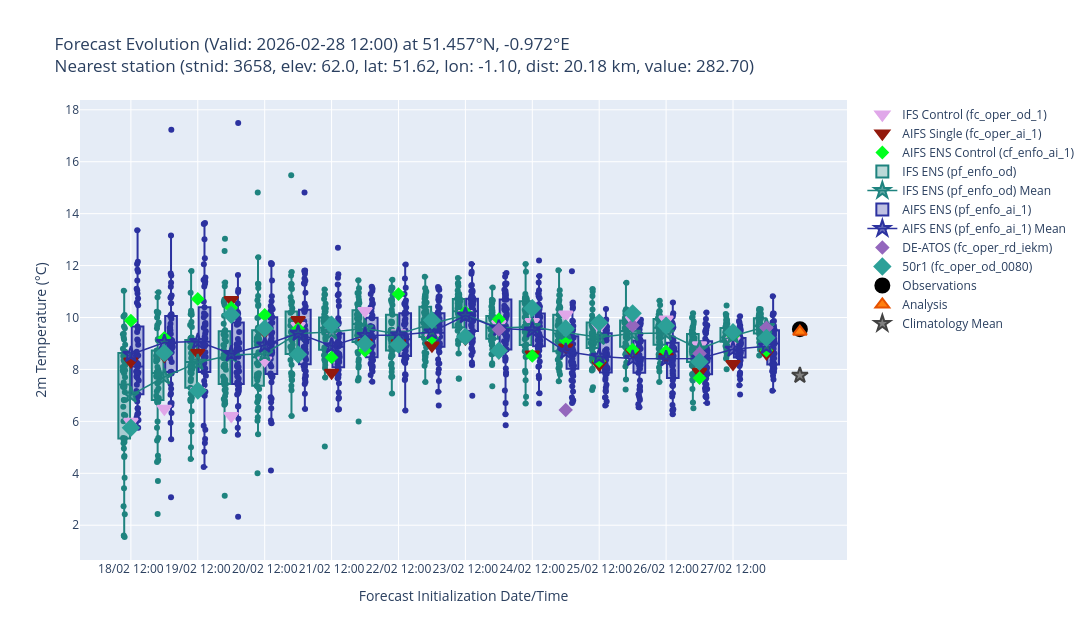

The code cell stored with this chart in its notebook:
### Code cell
plot_forecast_evolution(plot_data, widgets_dict, plot_dir, export_html=True)

### Figure 1 — Plotly figure (JSON) as saved in the notebook; plotly's stock layout.template omitted (floating-point values rounded to 4 significant figures; data arrays with more than 128 entries replaced by an {"elided": "..."} marker saying what was removed)
{"data": [{"customdata": [[240, "18/02 12:00", -3.565], [228, "19/02 00:00", -3.063], [216, "19/02 12:00", -2.377], [204, "20/02 00:00", -3.341], [192, "20/02 12:00", -1.203], [180, "21/02 00:00", 0.1254], [168, "21/02 12:00", -0.1253], [156, "22/02 00:00", 0.7043], [144, "22/02 12:00", -0.1545], [132, "23/02 00:00", -0.3296], [120, "23/02 12:00", 0.5884], [108, "24/02 00:00", 0.1961], [96, "24/02 12:00", 0.2742], [84, "25/02 00:00", 0.5651], [72, "25/02 12:00", 0.0854], [60, "26/02 00:00", 0.355], [48, "26/02 12:00", 0.3696], [36, "27/02 00:00", -0.6219], [24, "27/02 12:00", -0.4303], [12, "28/02 00:00", 0.07985]], "hovertemplate": "Initialisation Date: %{customdata[1]}<br>Lead Time: %{customdata[0]}h<br>Value: %{y:.2f}°C<br>Bias: %{customdata[2]:.2f}°C<extra>Model: IFS Control (fc_oper_od_1)</extra>", "marker": {"color": "#e0a7e9", "line": {"color": "#e0a7e9", "width": 2}, "size": 12, "symbol": "triangle-down"}, "mode": "markers", "name": "IFS Control (fc_oper_od_1)", "type": "scatter", "x": [0, 1, 2, 3, 4, 5, 6, 7, 8, 9, 10, 11, 12, 13, 14, 15, 16, 17, 18, 19], "y": [5.985, 6.487, 7.173, 6.209, 8.347, 9.675, 9.425, 10.25, 9.396, 9.22, 10.14, 9.746, 9.824, 10.12, 9.635, 9.905, 9.92, 8.928, 9.12, 9.63]}, {"customdata": [[240, "18/02 12:00", -1.242], [228, "19/02 00:00", -1.031], [216, "19/02 12:00", -0.9045], [204, "20/02 00:00", 1.127], [192, "20/02 12:00", -0.09775], [180, "21/02 00:00", 0.3586], [168, "21/02 12:00", -1.675], [156, "22/02 00:00", -0.525], [144, "22/02 12:00", -0.5405], [132, "23/02 00:00", -0.6302], [120, "23/02 12:00", -0.3645], [108, "24/02 00:00", -0.8832], [96, "24/02 12:00", -0.9727], [84, "25/02 00:00", -0.7019], [72, "25/02 12:00", -1.364], [60, "26/02 00:00", -0.8968], [48, "26/02 12:00", -1.071], [36, "27/02 00:00", -1.64], [24, "27/02 12:00", -1.338], [12, "28/02 00:00", -0.9351]], "hovertemplate": "Initialisation Date: %{customdata[1]}<br>Lead Time: %{customdata[0]}h<br>Value: %{y:.2f}°C<br>Bias: %{customdata[2]:.2f}°C<extra>Model: AIFS Single (fc_oper_ai_1)</extra>", "marker": {"color": "#93190c", "line": {"color": "#93190c", "width": 2}, "size": 12, "symbol": "triangle-down"}, "mode": "markers", "name": "AIFS Single (fc_oper_ai_1)", "type": "scatter", "x": [0, 1, 2, 3, 4, 5, 6, 7, 8, 9, 10, 11, 12, 13, 14, 15, 16, 17, 18, 19], "y": [8.308, 8.519, 8.646, 10.68, 9.452, 9.909, 7.875, 9.025, 9.01, 8.92, 9.186, 8.667, 8.577, 8.848, 8.186, 8.653, 8.479, 7.91, 8.212, 8.615]}, {"customdata": [[240, "18/02 12:00", 0.3312], [228, "19/02 00:00", -0.3331], [216, "19/02 12:00", 1.167], [204, "20/02 00:00", 0.8261], [192, "20/02 12:00", 0.5492], [180, "21/02 00:00", 0.01545], [168, "21/02 12:00", -1.086], [156, "22/02 00:00", -0.8253], [144, "22/02 12:00", 1.354], [132, "23/02 00:00", -0.3309], [120, "23/02 12:00", 0.6593], [108, "24/02 00:00", 0.3851], [96, "24/02 12:00", -1.03], [84, "25/02 00:00", -0.4231], [72, "25/02 12:00", -1.23], [60, "26/02 00:00", -0.7871], [48, "26/02 12:00", -0.8539], [36, "27/02 00:00", -1.881], [24, "27/02 12:00", -0.257], [12, "28/02 00:00", -0.8235]], "hovertemplate": "Initialisation Date: %{customdata[1]}<br>Lead Time: %{customdata[0]}h<br>Value: %{y:.2f}°C<br>Bias: %{customdata[2]:.2f}°C<extra>Model: AIFS ENS Control (cf_enfo_ai_1)</extra>", "marker": {"color": "#00FF1E", "line": {"color": "#00FF1E", "width": 1.5}, "size": 9, "symbol": "diamond"}, "mode": "markers", "name": "AIFS ENS Control (cf_enfo_ai_1)", "type": "scatter", "x": [0, 1, 2, 3, 4, 5, 6, 7, 8, 9, 10, 11, 12, 13, 14, 15, 16, 17, 18, 19], "y": [9.881, 9.217, 10.72, 10.38, 10.1, 9.565, 8.464, 8.725, 10.9, 9.219, 10.21, 9.935, 8.52, 9.127, 8.32, 8.763, 8.696, 7.669, 9.293, 8.726]}, {"boxpoints": "all", "customdata": {"elided": "1000x4 mixed values"}, "fillcolor": "rgba(30, 131, 127, 0.3)", "hoverinfo": "y+name+text", "hovertemplate": "Model: IFS ENS (pf_enfo_od)<br>Date: %{customdata[2]}<br>Lead Time: %{customdata[0]}h<br>Member: %{customdata[1]}<br>Value: %{y:.2f}°C<br>Bias: %{customdata[3]:.2f}°C<br><extra></extra>", "jitter": 0.3, "marker": {"color": "#1e837f"}, "name": "IFS ENS (pf_enfo_od)", "pointpos": 0, "showlegend": true, "text": {"elided": "1000 str values"}, "type": "box", "width": 0.35, "x": {"elided": "1000 float values"}, "y": {"elided": "1000 float values"}}, {"customdata": [[240, "18/02 12:00", -2.536], [228, "19/02 00:00", -1.841], [216, "19/02 12:00", -1.279], [204, "20/02 00:00", -0.9901], [192, "20/02 12:00", -0.9458], [180, "21/02 00:00", -0.163], [168, "21/02 12:00", -0.109], [156, "22/02 00:00", 0.03058], [144, "22/02 12:00", -0.189], [132, "23/02 00:00", 0.2074], [120, "23/02 12:00", 0.5519], [108, "24/02 00:00", 0.04898], [96, "24/02 12:00", 0.09662], [84, "25/02 00:00", -0.1235], [72, "25/02 12:00", -0.3112], [60, "26/02 00:00", -0.1643], [48, "26/02 12:00", -0.1471], [36, "27/02 00:00", -0.7624], [24, "27/02 12:00", -0.2593], [12, "28/02 00:00", 0.1047]], "hovertemplate": "Initialisation Date: %{customdata[1]}<br>Lead Time: %{customdata[0]}h<br>Value: %{y:.2f}°C<br>Bias: %{customdata[2]:.2f}°C<extra>Model: IFS ENS (pf_enfo_od) Mean</extra>", "line": {"color": "#1e837f", "width": 1.5}, "marker": {"color": "rgba(30, 131, 127, 0.7)", "line": {"color": "#1e837f", "width": 2}, "size": 12, "symbol": "star"}, "mode": "lines+markers", "name": "IFS ENS (pf_enfo_od) Mean", "type": "scatter", "x": [0, 1, 2, 3, 4, 5, 6, 7, 8, 9, 10, 11, 12, 13, 14, 15, 16, 17, 18, 19], "y": [7.014, 7.709, 8.271, 8.56, 8.604, 9.387, 9.441, 9.581, 9.361, 9.757, 10.1, 9.599, 9.647, 9.426, 9.239, 9.386, 9.403, 8.788, 9.291, 9.655]}, {"boxpoints": "all", "customdata": {"elided": "1000x4 mixed values"}, "fillcolor": "rgba(44, 50, 160, 0.3)", "hoverinfo": "y+name+text", "hovertemplate": "Model: AIFS ENS (pf_enfo_ai_1)<br>Date: %{customdata[2]}<br>Lead Time: %{customdata[0]}h<br>Member: %{customdata[1]}<br>Value: %{y:.2f}°C<br>Bias: %{customdata[3]:.2f}°C<br><extra></extra>", "jitter": 0.3, "marker": {"color": "#2c32a0"}, "name": "AIFS ENS (pf_enfo_ai_1)", "pointpos": 0, "showlegend": true, "text": {"elided": "1000 str values"}, "type": "box", "width": 0.35, "x": {"elided": "1000 float values"}, "y": {"elided": "1000 float values"}}, {"customdata": [[240, "18/02 12:00", -0.9718], [228, "19/02 00:00", -0.517], [216, "19/02 12:00", -0.4765], [204, "20/02 00:00", -0.9428], [192, "20/02 12:00", -0.6097], [180, "21/02 00:00", -0.158], [168, "21/02 12:00", -0.6428], [156, "22/02 00:00", -0.2433], [144, "22/02 12:00", -0.2226], [132, "23/02 00:00", -0.1077], [120, "23/02 12:00", 0.5219], [108, "24/02 00:00", 0.02812], [96, "24/02 12:00", -0.03485], [84, "25/02 00:00", -0.8564], [72, "25/02 12:00", -1.049], [60, "26/02 00:00", -1.126], [48, "26/02 12:00", -1.139], [36, "27/02 00:00", -1.13], [24, "27/02 12:00", -0.7716], [12, "28/02 00:00", -0.6603]], "hovertemplate": "Initialisation Date: %{customdata[1]}<br>Lead Time: %{customdata[0]}h<br>Value: %{y:.2f}°C<br>Bias: %{customdata[2]:.2f}°C<extra>Model: AIFS ENS (pf_enfo_ai_1) Mean</extra>", "line": {"color": "#2c32a0", "width": 1.5}, "marker": {"color": "rgba(44, 50, 160, 0.7)", "line": {"color": "#2c32a0", "width": 2}, "size": 12, "symbol": "star"}, "mode": "lines+markers", "name": "AIFS ENS (pf_enfo_ai_1) Mean", "type": "scatter", "x": [0, 1, 2, 3, 4, 5, 6, 7, 8, 9, 10, 11, 12, 13, 14, 15, 16, 17, 18, 19], "y": [8.578, 9.033, 9.073, 8.607, 8.94, 9.392, 8.907, 9.307, 9.327, 9.442, 10.07, 9.578, 9.515, 8.694, 8.501, 8.424, 8.411, 8.42, 8.778, 8.89]}, {"customdata": [[108, "24/02 00:00", -0.01036], [84, "25/02 00:00", -3.108], [60, "26/02 00:00", 0.1439], [36, "27/02 00:00", -0.9388], [12, "28/02 00:00", 0.05842]], "hovertemplate": "Initialisation Date: %{customdata[1]}<br>Lead Time: %{customdata[0]}h<br>Value: %{y:.2f}°C<br>Bias: %{customdata[2]:.2f}°C<extra>Model: DE-ATOS (fc_oper_rd_iekm)</extra>", "marker": {"color": "#9467bd", "line": {"color": "#9467bd", "width": 2}, "size": 9, "symbol": "diamond"}, "mode": "markers", "name": "DE-ATOS (fc_oper_rd_iekm)", "type": "scatter", "x": [11, 13, 15, 17, 19], "y": [9.54, 6.442, 9.694, 8.611, 9.608]}, {"customdata": [[240, "18/02 12:00", -3.795], [228, "19/02 00:00", -0.9165], [216, "19/02 12:00", -2.365], [204, "20/02 00:00", 0.5518], [192, "20/02 12:00", 0.02507], [180, "21/02 00:00", -0.972], [168, "21/02 12:00", 0.1739], [156, "22/02 00:00", -0.557], [144, "22/02 12:00", -0.5919], [132, "23/02 00:00", 0.3439], [120, "23/02 12:00", -0.2856], [108, "24/02 00:00", -0.8256], [96, "24/02 12:00", 0.808], [84, "25/02 00:00", 0.02998], [72, "25/02 12:00", 0.2533], [60, "26/02 00:00", 0.6094], [48, "26/02 12:00", 0.1356], [36, "27/02 00:00", -1.252], [24, "27/02 12:00", -0.1136], [12, "28/02 00:00", -0.3328]], "hovertemplate": "Initialisation Date: %{customdata[1]}<br>Lead Time: %{customdata[0]}h<br>Value: %{y:.2f}°C<br>Bias: %{customdata[2]:.2f}°C<extra>Model: 50r1 (fc_oper_od_0080)</extra>", "marker": {"color": "#2ca098", "line": {"color": "#2ca098", "width": 2}, "size": 12, "symbol": "diamond"}, "mode": "markers", "name": "50r1 (fc_oper_od_0080)", "type": "scatter", "x": [0, 1, 2, 3, 4, 5, 6, 7, 8, 9, 10, 11, 12, 13, 14, 15, 16, 17, 18, 19], "y": [5.755, 8.634, 7.185, 10.1, 9.575, 8.578, 9.724, 8.993, 8.958, 9.894, 9.264, 8.724, 10.36, 9.58, 9.803, 10.16, 9.686, 8.298, 9.436, 9.217]}, {"customdata": [[0]], "hovertemplate": "Observation: %{y:.2f}°C<extra></extra>", "marker": {"color": "#000000", "line": {"color": "#000000", "width": 2}, "size": 14, "symbol": "circle"}, "mode": "markers", "name": "Observations", "type": "scatter", "x": [20], "y": [9.55]}, {"customdata": [[0]], "hovertemplate": "Analysis: %{y:.2f}°C<extra></extra>", "marker": {"color": "#ff7f0e", "line": {"color": "#e65100", "width": 2}, "size": 12, "symbol": "triangle-up"}, "mode": "markers", "name": "Analysis", "type": "scatter", "x": [20], "y": [9.453]}, {"customdata": [[0]], "hovertemplate": "Climatology Mean: %{y:.2f}°C<extra></extra>", "marker": {"color": "#7f7f7f", "line": {"color": "#424242", "width": 2}, "size": 12, "symbol": "star"}, "mode": "markers", "name": "Climatology Mean", "type": "scatter", "x": [20], "y": [7.772]}], "layout": {"height": 640, "showlegend": true, "title": {"text": "Forecast Evolution (Valid: 2026-02-28 12:00) at 51.457°N, -0.972°E<br>Nearest station (stnid: 3658, elev: 62.0, lat: 51.62, lon: -1.10, dist: 20.18 km, value: 282.70)"}, "width": 1600, "xaxis": {"dtick": 12, "gridcolor": "white", "gridwidth": 1, "showgrid": true, "tickangle": 0, "ticktext": ["18/02 12:00", "19/02 12:00", "20/02 12:00", "21/02 12:00", "22/02 12:00", "23/02 12:00", "24/02 12:00", "25/02 12:00", "26/02 12:00", "27/02 12:00"], "tickvals": [0, 2, 4, 6, 8, 10, 12, 14, 16, 18], "title": {"text": "Forecast Initialization Date/Time"}}, "yaxis": {"title": {"text": "2m Temperature (°C)"}}}}
